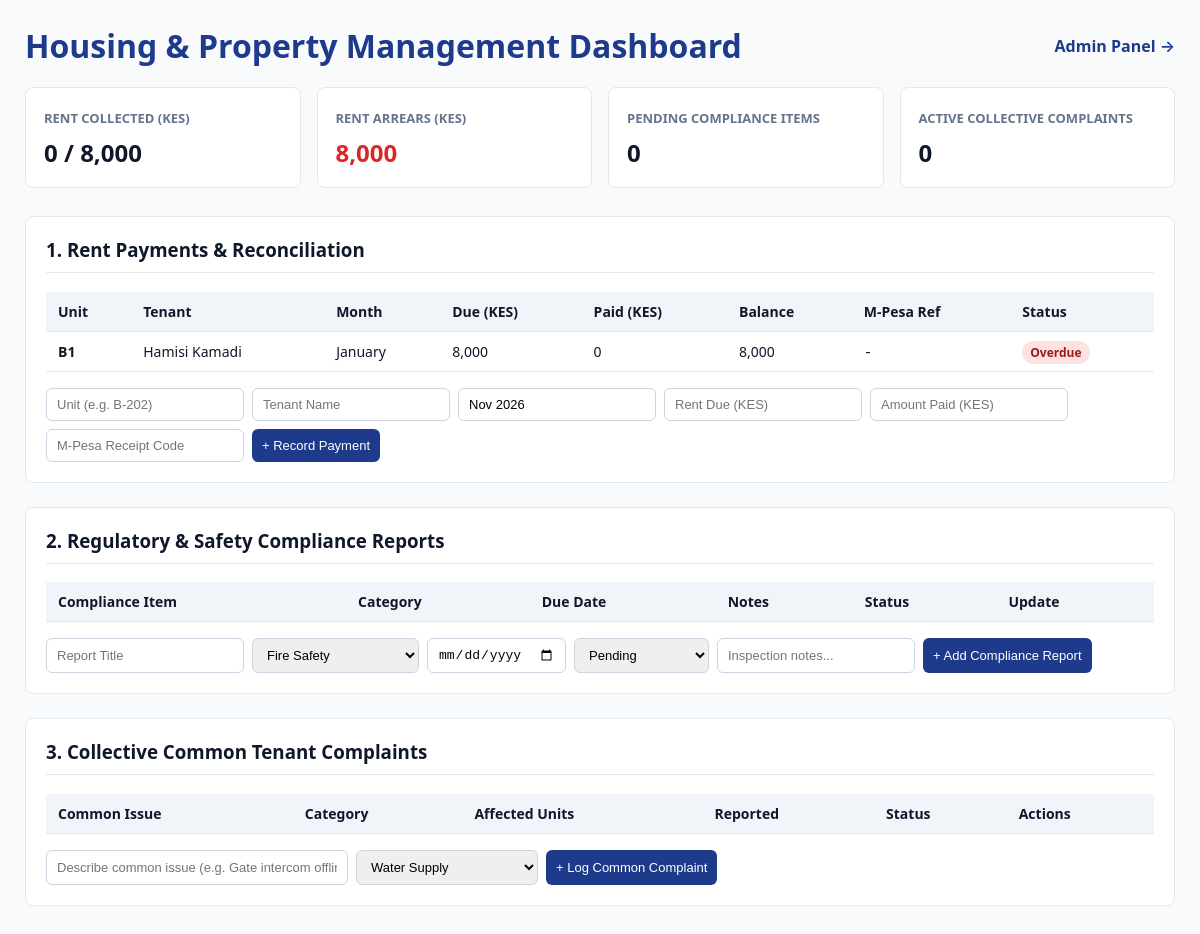
/manager/ (signed in), run on the app's committed database.
### fullhouse/models.py (models this page shows, shortened)
class RentPayment(models.Model):
    tenant = models.ForeignKey(
        TenantProfile,
        on_delete=models.SET_NULL,
        null=True,
        blank=True,
        related_name="payments",
    )
    unit = models.CharField(max_length=20)
    tenant_name = models.CharField(max_length=100)
    month = models.CharField(max_length=20)
    rent_due = models.PositiveIntegerField()
    amount_paid = models.PositiveIntegerField(default=0)
    mpesa_receipt = models.CharField(max_length=30, blank=True, default="-")
    checkout_request_id = models.CharField(max_length=100, blank=True, null=True)
    payment_date = models.DateField(auto_now_add=True)
    @property
    def balance(self):
        return max(self.rent_due - self.amount_paid, 0)
    @property
    def status(self):
        if self.amount_paid >= self.rent_due:
            return "Paid"
        elif self.amount_paid > 0:
            return "Partial"
        return "Overdue"

### fullhouse/views.py (the view)
# urls.py: path("manager/", views.dashboard, name="dashboard"),
@login_required
@user_passes_test(is_manager)
def dashboard(request):
    payments = RentPayment.objects.all().order_by("unit")
    compliance = ComplianceReport.objects.all().order_by("due_date")
    complaints = CollectiveComplaint.objects.all().order_by("-affected_units")
    personal_issues = PersonalComplaint.objects.all().order_by("-created_at")
    feedbacks = MonthlyFeedback.objects.all().order_by("-submitted_at")
    totals = payments.aggregate(
        expected=Sum("rent_due"), collected=Sum("amount_paid")
    )
    total_expected = totals["expected"] or 0
    total_collected = totals["collected"] or 0
    return render(
        request,
        "fullhouse/index.html",
        {
            "payments": payments,
            "compliance": compliance,
            "complaints": complaints,
            "personal_issues": personal_issues,
            "feedbacks": feedbacks,
            "total_expected": total_expected,
            "total_collected": total_collected,
            "total_arrears": total_expected - total_collected,
            "pending_compliance": compliance.exclude(status="Compliant").count(),
            "open_complaints": complaints.exclude(status="Resolved").count(),
        },
    )

### fullhouse/views.py (called while the page is built)
def is_manager(user):
    return user.is_staff or user.is_superuser

### fullhouse/templates/fullhouse/index.html (shortened to what this page needs)
{% load humanize %}
<!DOCTYPE html>
<html lang="en">
<head>
</head>
<body>
  <div class="container">
    <div class="header">
      <h1>Housing & Property Management Dashboard</h1>
      <a href="/admin/" style="color:#1e3a8a; font-weight:600; text-decoration:none;">Admin Panel →</a>
    </div>
    <div class="kpis">
      <div class="kpi-card">
        <span>Rent Collected (KES)</span>
        <h2>{{ total_collected|intcomma }} / {{ total_expected|intcomma }}</h2>
      </div>
      <div class="kpi-card">
        <span>Rent Arrears (KES)</span>
        <h2 style="color:#dc2626;">{{ total_arrears|intcomma }}</h2>
      </div>
      <div class="kpi-card">
        <span>Pending Compliance Items</span>
        <h2>{{ pending_compliance }}</h2>
      </div>
      <div class="kpi-card">
        <span>Active Collective Complaints</span>
        <h2>{{ open_complaints }}</h2>
      </div>
    </div>
    <section>
      <h3>1. Rent Payments & Reconciliation</h3>
      <table>
        <thead>
          <tr>
            <th>Unit</th><th>Tenant</th><th>Month</th><th>Due (KES)</th><th>Paid (KES)</th><th>Balance</th><th>M-Pesa Ref</th><th>Status</th>
          </tr>
        </thead>
        <tbody>
          {% for p in payments %}
          <tr>
            <td><strong>{{ p.unit }}</strong></td>
            <td>{{ p.tenant_name }}</td>
            <td>{{ p.month }}</td>
            <td>{{ p.rent_due|intcomma }}</td>
            <td>{{ p.amount_paid|intcomma }}</td>
            <td>{{ p.balance|intcomma }}</td>
            <td><code>{{ p.mpesa_receipt }}</code></td>
            <td>
              {% if p.status == "Paid" %}<span class="badge green">Paid</span>
              {% elif p.status == "Partial" %}<span class="badge yellow">Partial</span>
              {% else %}<span class="badge red">Overdue</span>{% endif %}
            </td>
          </tr>
          {% endfor %}
        </tbody>
      </table>
      <form class="inline-form" action="{% url 'add_payment' %}" method="POST">
        <input name="unit" placeholder="Unit (e.g. B-202)" required />
        <input name="tenant_name" placeholder="Tenant Name" required />
        <input name="month" value="Nov 2026" required />
        <input name="rent_due" type="number" placeholder="Rent Due (KES)" required />
        <input name="amount_paid" type="number" placeholder="Amount Paid (KES)" required />
        <input name="mpesa_receipt" placeholder="M-Pesa Receipt Code" />
        <button type="submit">+ Record Payment</button>
      </form>
    </section>
    <section>
      <h3>2. Regulatory & Safety Compliance Reports</h3>
      <table>
        <thead>
          <tr>
            <th>Compliance Item</th><th>Category</th><th>Due Date</th><th>Notes</th><th>Status</th><th>Update</th>
          </tr>
        </thead>
      </table>
      <form class="inline-form" action="{% url 'add_compliance' %}" method="POST">
        <input name="title" placeholder="Report Title" required />
        <select name="category">
          <option>Fire Safety</option>
        </select>
        <input name="due_date" type="date" required />
        <select name="status">
          <option>Pending</option>
        </select>
        <input name="notes" placeholder="Inspection notes..." />
        <button type="submit">+ Add Compliance Report</button>
      </form>
    </section>
    <section>
      <h3>3. Collective Common Tenant Complaints</h3>
      <table>
        <thead>
          <tr>
            <th>Common Issue</th><th>Category</th><th>Affected Units</th><th>Reported</th><th>Status</th><th>Actions</th>
          </tr>
        </thead>
      </table>
      <form class="inline-form" action="{% url 'add_complaint' %}" method="POST">
        <input name="issue_title" placeholder="Describe common issue (e.g. Gate intercom offline)" style="min-width:280px;" required />
        <select name="category">
          <option>Water Supply</option>
        </select>
        <button type="submit">+ Log Common Complaint</button>
      </form>
    </section>
  </div>
</body>
</html>

### fullhouse/templates/fullhouse/index.html (style rules this page uses)
:root { --primary: #1e3a8a; --bg: #f8fafc; --card: #ffffff; --border: #e2e8f0; }
body { font-family: system-ui, -apple-system, sans-serif; background: var(--bg); color: #0f172a; margin: 0; padding: 24px; }
.container { max-width: 1150px; margin: 0 auto; }
.header { display: flex; justify-content: space-between; align-items: center; margin-bottom: 20px; }
h1 { margin: 0; color: var(--primary); }
.kpis { display: grid; grid-template-columns: repeat(auto-fit, minmax(220px, 1fr)); gap: 16px; margin-bottom: 28px; }
.kpi-card { background: var(--card); padding: 18px; border-radius: 8px; border: 1px solid var(--border); }
.kpi-card span { font-size: 13px; color: #64748b; text-transform: uppercase; font-weight: 600; }
.kpi-card h2 { margin: 8px 0 0; font-size: 24px; }
section { background: var(--card); padding: 20px; border-radius: 8px; border: 1px solid var(--border); margin-bottom: 24px; }
h3 { margin-top: 0; border-bottom: 1px solid var(--border); padding-bottom: 10px; }
table { width: 100%; border-collapse: collapse; margin-bottom: 16px; font-size: 14px; }
th, td { text-align: left; padding: 10px 12px; border-bottom: 1px solid var(--border); }
th { background: #f1f5f9; font-weight: 600; }
.badge { padding: 3px 8px; border-radius: 12px; font-size: 12px; font-weight: 600; }
.red { background: #fee2e2; color: #991b1b; }
.inline-form { display: flex; flex-wrap: wrap; gap: 8px; margin-top: 12px; }
input, select, button { padding: 8px 10px; border: 1px solid #cbd5e1; border-radius: 6px; font-size: 13px; }
button { background: var(--primary); color: #fff; border: none; cursor: pointer; font-weight: 500; }

### data on the page
RentPayment: unit "B1", tenant_name "Hamisi Kamadi", month "January", rent_due "8,000", amount_paid "0", balance "8,000", mpesa_receipt "-", shows "Overdue"

### other printed values
{{ total_collected|intcomma }} "0"
{{ total_expected|intcomma }} "8,000"
{{ total_arrears|intcomma }} "8,000"
{{ pending_compliance }} "0"
{{ open_complaints }} "0"
